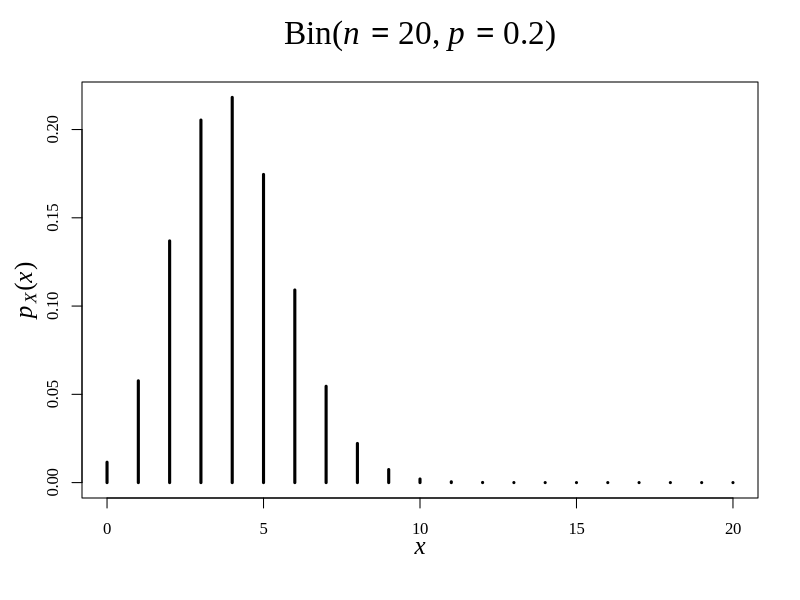
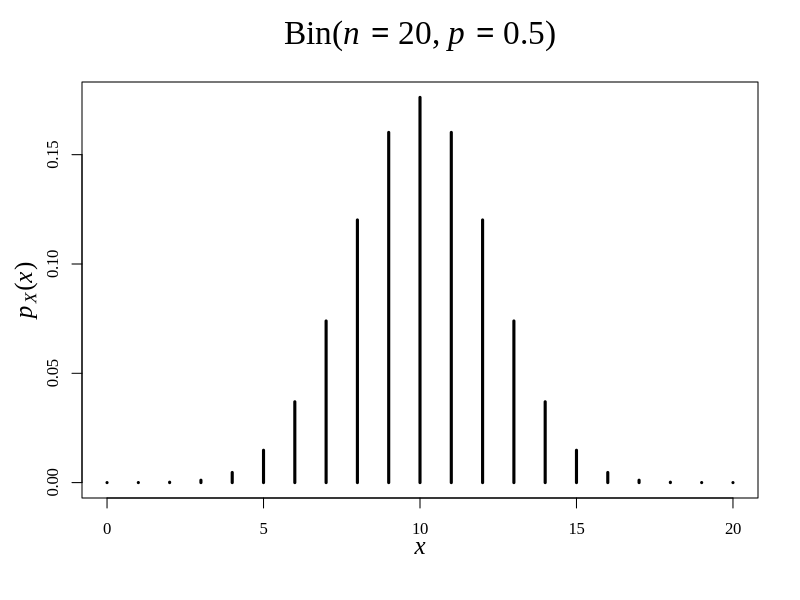
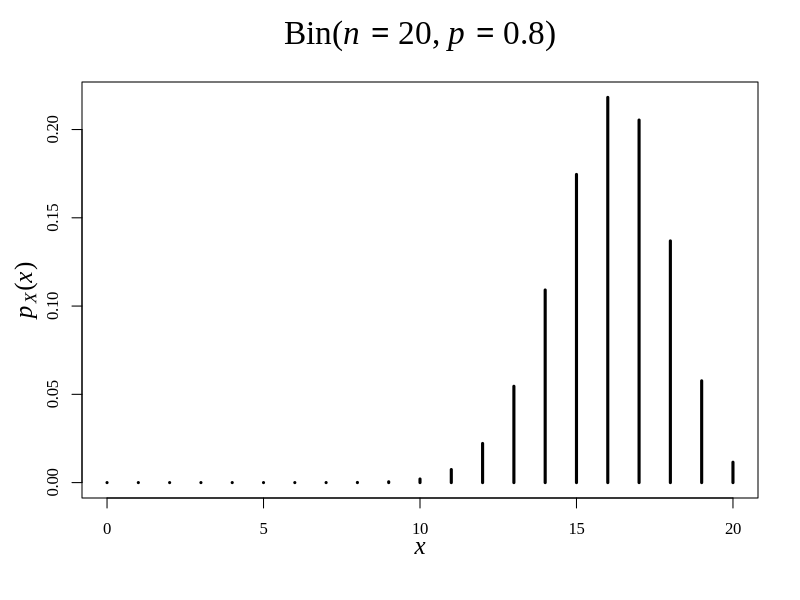
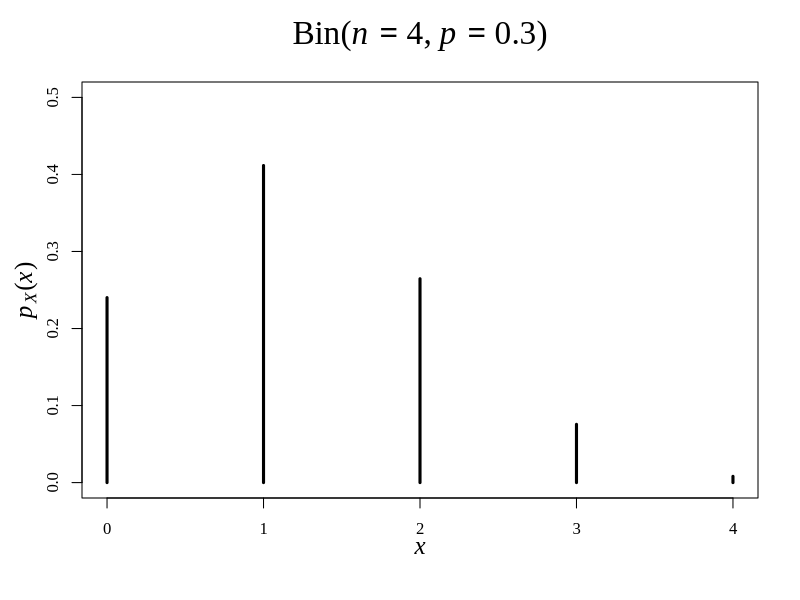
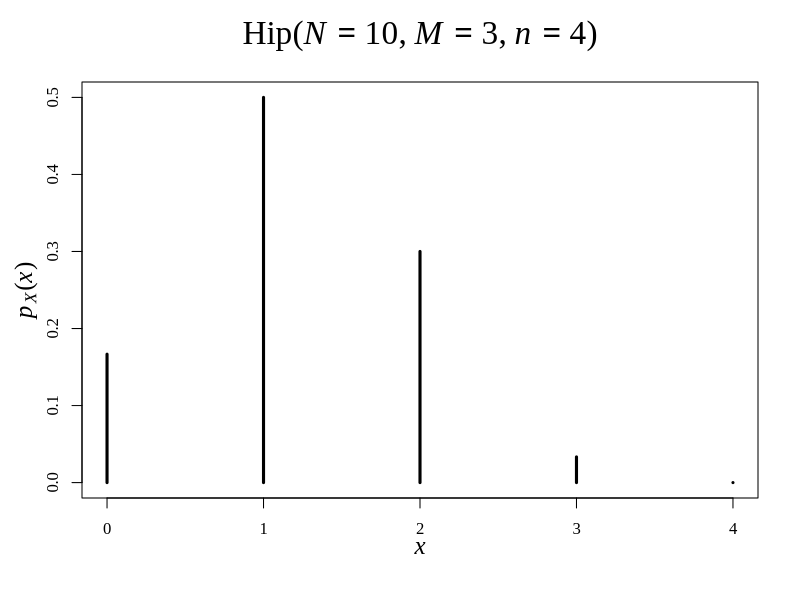

Recreate these plots in R, in order.
## ---- chunk 1
n <- 20; x <- 0:n; p <- 0.2
par(family = "Times New Roman")
plot(x, dbinom(x = x, size = n, prob = p), type='h', xlab='', ylab='', main='', lwd=3)
mtext(text = expression(italic(x)), side = 1, line = 2, cex=1.5)
mtext(text = expression(italic(p)[italic(X)]*"("*italic(x)*")"), side = 2, line = 2, cex=1.5)
mtext(text = bquote(paste("Bin(",italic(n)==.(n),', ',italic(p)==.(p),")")), side = 3, line = 1.3, cex = 2)
## ---- chunk 2
n <- 20; x <- 0:n; p <- 0.5
par(family = "Times New Roman")
plot(x, dbinom(x = x, size = n, prob = p), type='h', xlab='', ylab='', main='', lwd=3)
mtext(text = expression(italic(x)), side = 1, line = 2, cex=1.5)
mtext(text = expression(italic(p)[italic(X)]*"("*italic(x)*")"), side = 2, line = 2, cex=1.5)
mtext(text = bquote(paste("Bin(",italic(n)==.(n),', ',italic(p)==.(p),")")), side = 3, line = 1.3, cex = 2)
## ---- chunk 3
n <- 20; x <- 0:n; p <- 0.8
par(family = "Times New Roman")
plot(x, dbinom(x = x, size = n, prob = p), type='h', xlab='', ylab='', main='', lwd=3)
mtext(text = expression(italic(x)), side = 1, line = 2, cex=1.5)
mtext(text = expression(italic(p)[italic(X)]*"("*italic(x)*")"), side = 2, line = 2, cex=1.5)
mtext(text = bquote(paste("Bin(",italic(n)==.(n),', ',italic(p)==.(p),")")), side = 3, line = 1.3, cex = 2)
## ---- chunk 4
M <- 3; N <- 10; n <- 4; x <- 0:n
y1 <- dbinom(x, n, M/N)
y2 <- dhyper(x, M, N-M, n)
MM <- max(y1,y2)
par(family = "Times New Roman")
plot(x, y1, type='h', xlab='', ylab='', main='', lwd=3, ylim=c(0,MM))
mtext(text = expression(italic(x)), side = 1, line = 2, cex=1.5)
mtext(text = expression(italic(p)[italic(X)]*"("*italic(x)*")"), side = 2, line = 2, cex=1.5)
mtext(text = bquote(paste("Bin(",italic(n)==.(n),', ',italic(p)==.(M/N),")")), side = 3, line = 1.3, cex = 2)
plot(x, y2, type='h', xlab='', ylab='', main='', lwd=3, ylim=c(0,MM))
mtext(text = expression(italic(x)), side = 1, line = 2, cex=1.5)
mtext(text = expression(italic(p)[italic(X)]*"("*italic(x)*")"), side = 2, line = 2, cex=1.5)
mtext(text = bquote(paste("Hip(",italic(N)==.(N),', ',italic(M)==.(M),', ',italic(n)==.(n),")")), side = 3, line = 1.3, cex = 2)
